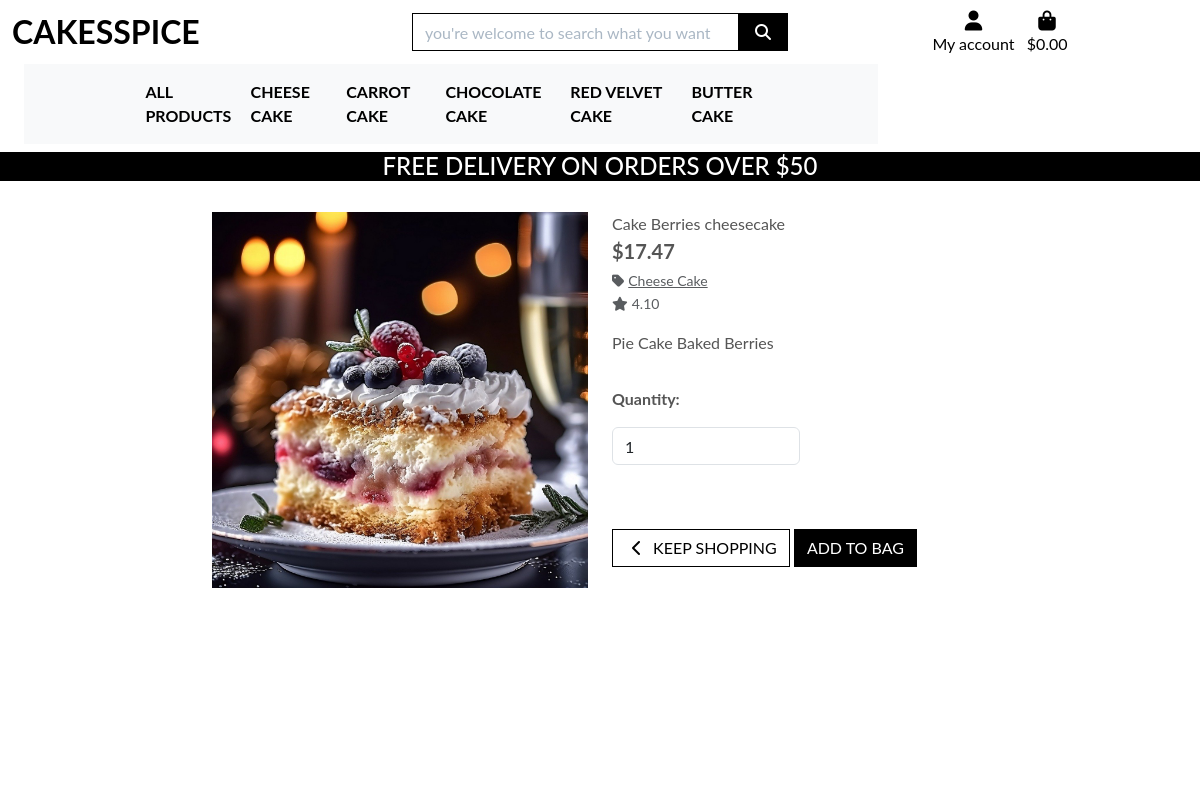
The app's page /products/4 with its own data.
### products/models.py (models this page shows, shortened)
class Product(models.Model):
    name = models.CharField(max_length=500)
    price = models.DecimalField(max_digits=10, decimal_places=2)
    description = models.TextField(default=now)
    category = models.ForeignKey('Category', on_delete=models.CASCADE, default=1)
    rating = models.DecimalField(max_digits=6, decimal_places=2, null=False, default=0.0)
    imageUrl = models.URLField(null=True, blank=True)
    image = models.ImageField(upload_to='products/', null=True, blank=True)

class Category(models.Model):
    class Meta:
        verbose_name_plural = 'Categories'
    name = models.CharField(max_length=500)
    description = models.TextField(default=now)
    created_at = models.DateTimeField(default=now)

### products/views.py (the view)
# urls.py: path('<int:item_id>', views.product_details, name='product_detail'),
def product_details(request, item_id):
    product = get_object_or_404(Product, id=item_id)
    context = {
        'product': product,
        'item_id': item_id,
    }
    return render(request, 'products/product_details.html', context)

### bag/context.py (called while the page is built, shortened)
def bag_contents(request):
    bag_items = []
    total = 0
    product_count = 0
    bag = request.session.get('bag', {})
    if not bag:
        return {
            'bag_items': bag_items,
            'total': total,
            'product_count': product_count,
            'delivery': 0,
            'free_delivery_delta': 0,
            'free_delivery_threshold': 0,
            'grand_total': 0
        }

### products/templates/products/product_details.html (shortened to what this page needs)
{% extends "base.html" %}
{% load static %}
{% block page_header %}
    <div class="container header-container">
    </div>
{% endblock %}
{% block content %}
    <div class="overlay"></div>
    <div class="container-fluid">
        <div class="row">
            <div class="col-12 col-md-6 col-lg-4 offset-lg-2">
                <div class="image-container my-5">
                    {% if product.image %}
                        <a href="{{ product.image.url }}" target="_blank">
                            <img class="card-img-top img-fluid" src="{{ product.image.url}}" alt="{{ product.name }}">
                        </a>
                        {% else %}
                        <a href="">
                            <img class="card-img-top img-fluid" src="{{ MEDIA_URL}}noimage.png" alt="{{ product.name }}">
                        </a>
                    {% endif %}
                </div>
            </div>
            <div class="col-12 col-md-6 col-lg-4">
                <div class="product-details-container mb-5 mt-md-5">
                    <p class="mb-0">{{ product.name }}</p>
                    <p class="lead mb-0 text-left font-weight-bold">${{ product.price }}</p>
                    {% if product.category %}
                    <p class="small mt-1 mb-0">
                        <a class="text-muted" href="{% url 'products' %}?category={{ product.category.name }}">
                            <i class="fas fa-tag mr-1"></i>{{product.category.name}}
                        </a>
                    </p>
                    {% endif %}
                    {% if product.rating %}
                        <small class="text-muted"><i class="fas fa-star mr-1"></i>{{ product.rating}}</small>
                    {% else %}
                        <small class="text-muted"> No Rating</small>
                    {% endif %}
                    <p class="mt-3">{{ product.description}}</p>
                    <form class="form" action="{% url 'add_to_bag' product.id %}" method="POST">
                        <div class="form-row">
                            <div class="col-12">
                                <p class="mt-3"><strong>Quantity:</strong></p>
                                <div class="form-group w-50">
                                    <div class="input-group">
                                        <input class="form-control qty-input" type="number" name="quantity" value="1" min="1" max="99" data-item_id="{{ product.id }}" id="id_qty_{{product.id}}">
                                    </div>
                                </div>
                            </div>
                            <div class="col-12">
                                <a href="{% url 'products' %}" class="btn btn-outline-black rounded-0 mt-5">
                                    <span class="icon">
                                        <i class="fas fa-chevron-left"></i>
                                    </span>
                                    <span class="text-uppercase">Keep Shopping</span>
                                </a>
                                <input type="submit" class="btn btn-black rounded-0 text-uppercase mt-5" value="Add to Bag">
                            </div>
                        </div>
                    </form>
                </div>
            </div>
        </div>
    </div>
{% endblock %}

### static/css/base.css (style rules this page uses)
html { height: 100%; }
body { background: url('/media/homepage_background_cropped.jpg') no-repeat center center fixed; background-size: cover; height: calc(100vh - 164px); color: #555; font-family: 'Lato'; }
.icon { align-items: center; display: inline-flex; justify-content: center; height: 1.5rem; width: 1.5rem; }
.btn-black { background: black; color: white; }
.btn-outline-black { background: white; color: black !important; border: 1px solid black; }
.overlay { height: 100%; width: 100%; top: 0; left: 0; position: fixed; background: white; z-index: -1; }
@media (min-width: 1200px) { .container { max-width: 80%; } }
@media (min-width: 992px) { .header-container { padding-top: 164px; } }

### records on screen
Product: image (picture), name "Cake Berries cheesecake", price "17.47", category.name "Cheese Cake", rating "4.10", description "Pie Cake Baked Berries"

### other values on screen
{{ free_delivery_threshold }} "0"
